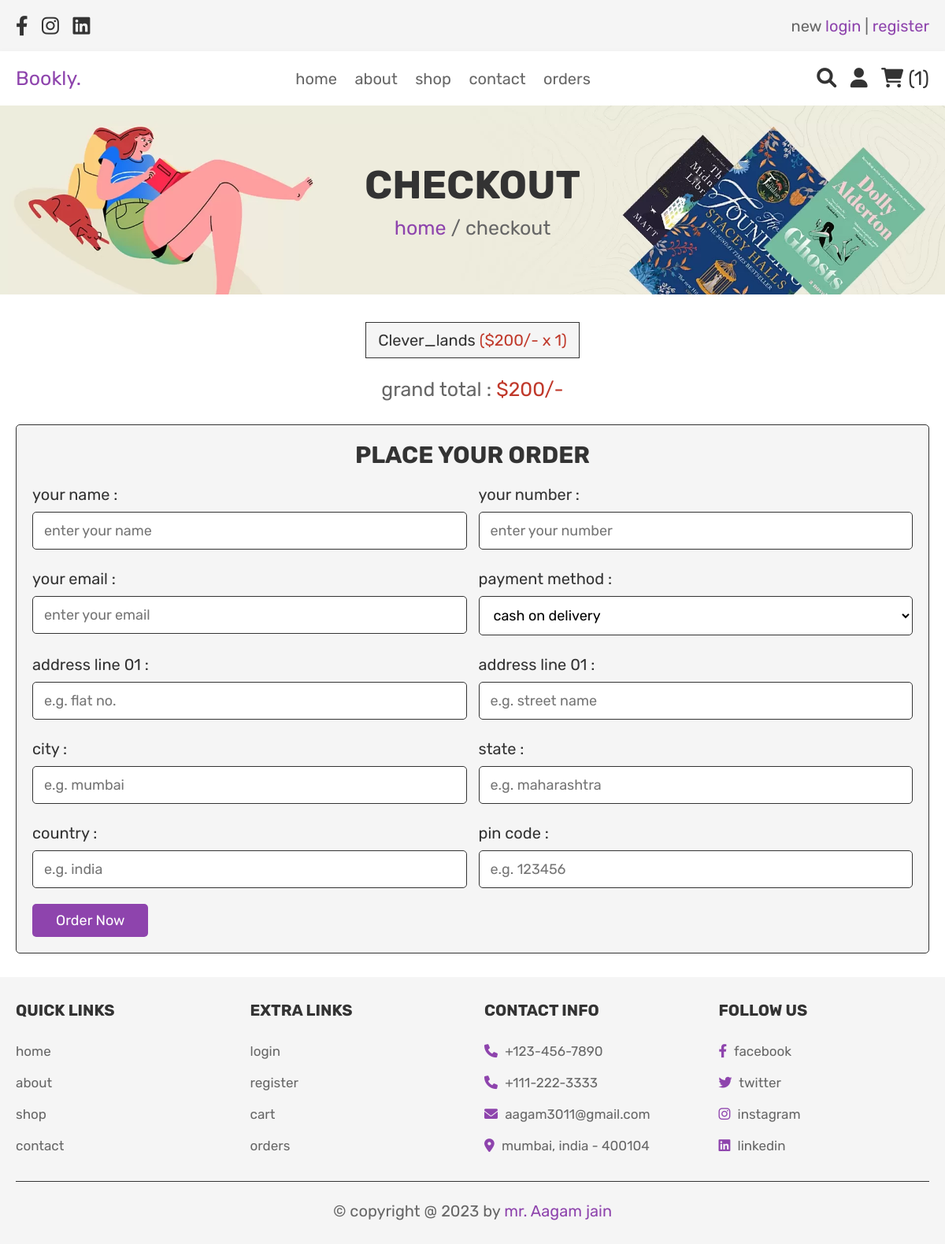
Screenshot of /checkout.php (signed in) with the database file from the repository.
### tables this page shows
CREATE TABLE `cart` (
  `id` int(100) NOT NULL,
  `user_id` int(100) NOT NULL,
  `name` varchar(192) NOT NULL,
  `price` int(100) NOT NULL,
  `quantity` int(100) NOT NULL,
  `image` varchar(100) NOT NULL
);

### checkout.php (the view, shortened to what this page needs)
<?php
include 'config.php';
$user_id = $_SESSION['user_id'];
?>
<!DOCTYPE html>
<html lang="en">
<head>
   <link rel="stylesheet" href="https://cdnjs.cloudflare.com/ajax/libs/font-awesome/6.0.0/css/all.min.css">
   <link rel="stylesheet" href="css/style.css">
</head>
<body>
<?php include 'header.php'; ?>
<div class="heading">
   <h3>checkout</h3>
   <p> <a href="home.php">home</a> / checkout </p>
</div>
<section class="display-order">
   <?php
      $grand_total = 0;
      $select_cart = mysqli_query($conn, "SELECT * FROM `cart` WHERE user_id = '$user_id'") or die('query failed');
      if(mysqli_num_rows($select_cart) > 0){
         while($fetch_cart = mysqli_fetch_assoc($select_cart)){
            $total_price = ($fetch_cart['price'] * $fetch_cart['quantity']);
            $grand_total += $total_price;
   ?>
   <p> <?php echo $fetch_cart['name']; ?> <span>(<?php echo '$'.$fetch_cart['price'].'/-'.' x '. $fetch_cart['quantity']; ?>)</span> </p>
   <?php
      }
   }else{
      echo '<p class="empty">your cart is empty</p>';
   }
   ?>
   <div class="grand-total"> grand total : <span>$<?php echo $grand_total; ?>/-</span> </div>
</section>
<section class="checkout">
   <form action="" method="post">
      <h3>place your order</h3>
      <div class="flex">
         <div class="inputBox">
            <span>your name :</span>
            <input type="text" name="name" required placeholder="enter your name">
         </div>
         <div class="inputBox">
            <span>your number :</span>
            <input type="number" name="number" required placeholder="enter your number">
         </div>
         <div class="inputBox">
            <span>your email :</span>
            <input type="email" name="email" required placeholder="enter your email">
         </div>
         <div class="inputBox">
            <span>payment method :</span>
            <select name="method">
               <option value="cash on delivery">cash on delivery</option>
            </select>
         </div>
         <div class="inputBox">
            <span>address line 01 :</span>
            <input type="number" min="0" name="flat" required placeholder="e.g. flat no.">
         </div>
         <div class="inputBox">
            <span>address line 01 :</span>
            <input type="text" name="street" required placeholder="e.g. street name">
         </div>
         <div class="inputBox">
            <span>city :</span>
            <input type="text" name="city" required placeholder="e.g. mumbai">
         </div>
         <div class="inputBox">
            <span>state :</span>
            <input type="text" name="state" required placeholder="e.g. maharashtra">
         </div>
         <div class="inputBox">
            <span>country :</span>
            <input type="text" name="country" required placeholder="e.g. india">
         </div>
         <div class="inputBox">
            <span>pin code :</span>
            <input type="number" min="0" name="pin_code" required placeholder="e.g. 123456">
         </div>
      </div>
      <input type="submit" value="order now" class="btn" name="order_btn">
   </form>
</section>
<?php include 'footer.php'; ?>
</body>
</html>

### style.css (style rules this page uses)
:root { --purple:#8e44ad; --red:#c0392b; --orange:#f39c12; --black:#333; --white:#fff; --light-color:#666; --light-white:#ccc; --light-bg:#f5f5f5; --border:.1rem solid var(--black); --box-shadow:0 .5rem 1rem rgba(0,0,0,.1); }
* { font-family: 'Rubik', sans-serif; margin:0; padding:0; box-sizing: border-box; outline: none; border:none; text-decoration: none; transition:all .2s linear; }
html { font-size: 62.5%; overflow-x: hidden; }
section { padding:3rem 2rem; }
.btn, .option-btn, .delete-btn, .white-btn { display: inline-block; margin-top: 1rem; padding:1rem 3rem; cursor: pointer; color:var(--white); font-size: 1.8rem; border-radius: .5rem; text-transform: capitalize; }
.white-btn, .btn { background-color: var(--purple); }
.heading { min-height: 30vh; display: flex; flex-flow: column; align-items: center; justify-content: center; gap:1rem; background: url(../images/heading-bg.webp) no-repeat; background-size: cover; background-position: center; text-align: center; }
.heading h3 { font-size: 5rem; color:var(--black); text-transform: uppercase; }
.heading p { font-size: 2.5rem; color:var(--light-color); }
.heading p a { color:var(--purple); }
.display-order { max-width: 1200px; margin: 0 auto; text-align: center; padding-bottom: 0; }
.display-order p { background-color: var(--light-bg); color:var(--black); font-size: 2rem; padding:1rem 1.5rem; border:var(--border); display: inline-block; margin:.5rem; }
.display-order p span { color:var(--red); }
.display-order .grand-total { margin-top: 2rem; font-size: 2.5rem; color:var(--light-color); }
.display-order .grand-total span { color:var(--red); }
.checkout form { max-width: 1200px; padding:2rem; margin:0 auto; border:var(--border); background-color: var(--light-bg); border-radius: .5rem; }
.checkout form h3 { text-align: center; margin-bottom: 2rem; color:var(--black); text-transform: uppercase; font-size: 3rem; }
.checkout form .flex { display: flex; flex-wrap: wrap; gap:1.5rem; }
.checkout form .flex .inputBox { flex:1 1 40rem; }
.checkout form .flex span { font-size: 2rem; color:var(--black); }
.checkout form .flex select, .checkout form .flex input { border:var(--border); width: 100%; border-radius: .5rem; width: 100%; background-color: var(--white); padding:1.2rem 1.4rem; font-size: 1.8rem; margin:1rem 0; }

### rows the page displays
cart: name "Clever_lands", price "200", quantity "1"

### other values shown
$cart_rows_number "1"
$grand_total "200"
